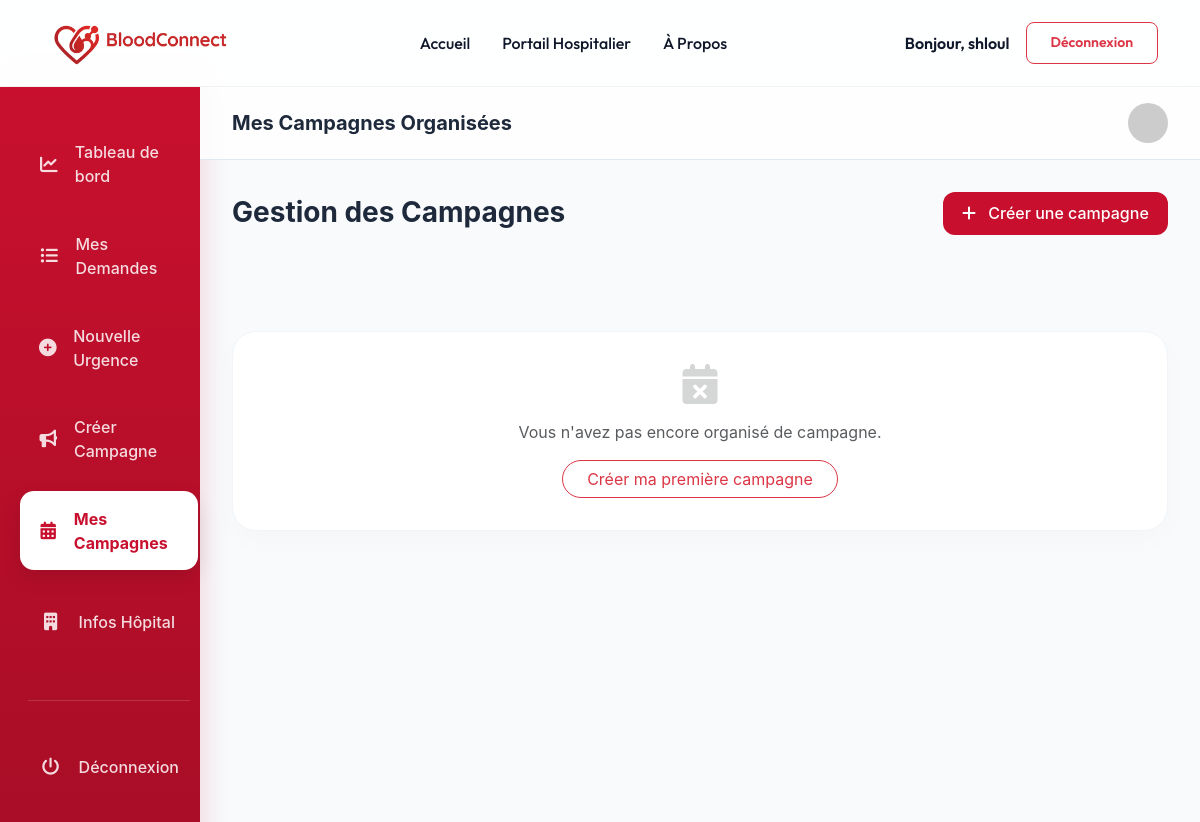
The app's page /campagnes/mes_campagnes/ (signed in), older data.
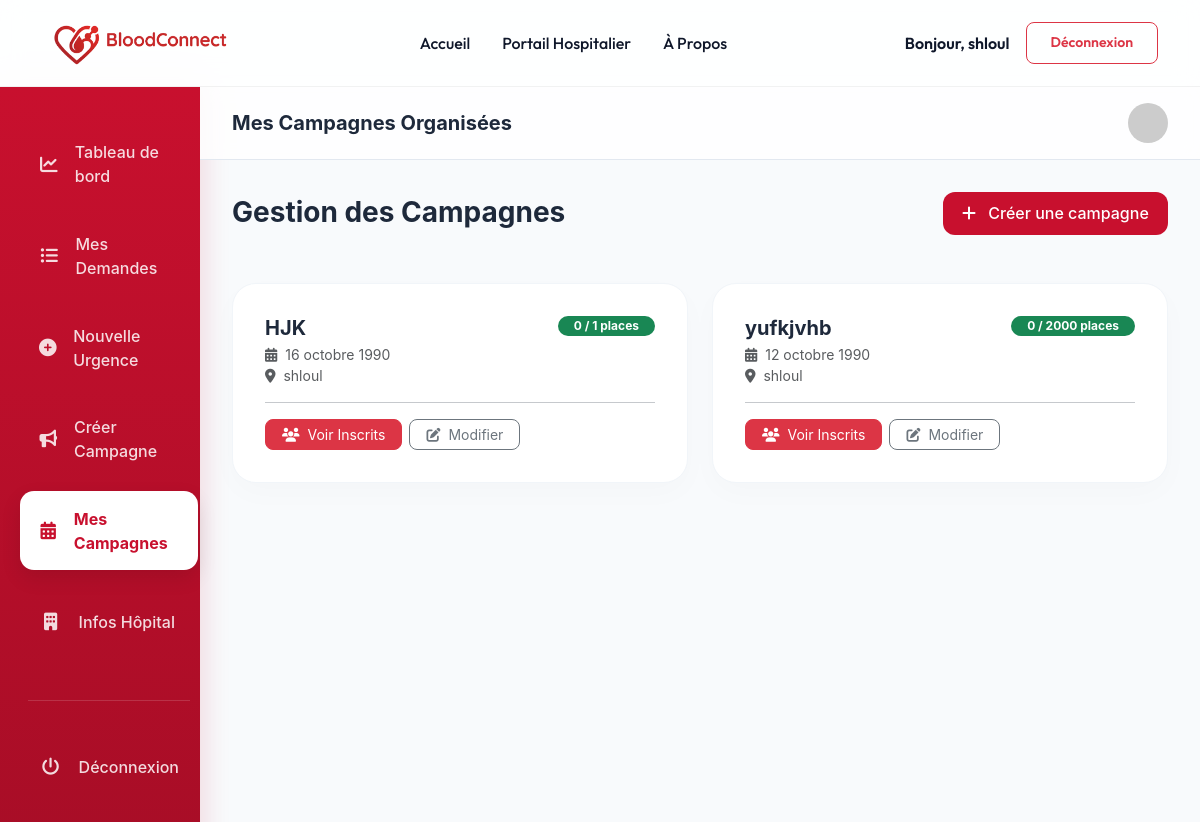
The same page, newer data.
### campagnes/models.py (models this page shows, shortened)
class Campagne(models.Model):
    hopital = models.ForeignKey('comptes.Hopital', on_delete=models.CASCADE, related_name='campagnes')
    nom = models.CharField(max_length=200)
    date = models.DateField()
    lieu = models.CharField(max_length=255)
    groupes_cibles = models.CharField(max_length=100)
    capacite_par_creneau = models.PositiveIntegerField(default=10)
    nb_creneaux = models.PositiveIntegerField(default=1)
    @property
    def capacite_totale(self):
        return self.capacite_par_creneau * self.nb_creneaux

### campagnes/views.py (the view)
# urls.py: path('mes_campagnes/', views.mes_campagnes, name='mes_campagnes'),
@login_required
def mes_campagnes(request):
    if request.user.role == 'donneur':
        inscriptions = Inscription.objects.filter(donneur=request.user.donneur).select_related('campagne')
        return render(request, 'campagnes/mes_campagnes_donneur.html', {'inscriptions': inscriptions})
    else:
        campagnes = request.user.hopital.campagnes.all().order_by('-date')
        return render(request, 'campagnes/mes_campagnes_hopital.html', {'campagnes': campagnes})

### campagnes/templates/campagnes/mes_campagnes_hopital.html (shortened to what the changed rows need)
{% load static %}
<!DOCTYPE html>
<html lang="fr">
<head>
    <link href="https://cdn.jsdelivr.net/npm/bootstrap@5.3.2/dist/css/bootstrap.min.css" rel="stylesheet">
    <link rel="stylesheet" href="https://cdnjs.cloudflare.com/ajax/libs/font-awesome/6.4.2/css/all.min.css">
</head>
<body>
    <div class="container-fluid">
        <div class="row">
            <div class="col-lg-10 p-0">
                <div class="dashboard-content">
                    <div class="row g-4">
                        {% for c in campagnes %}
                            <div class="col-md-6">
                                <div class="card-custom">
                                    <div class="d-flex justify-content-between align-items-start mb-3">
                                        <div>
                                            <h5 class="fw-bold mb-1">{{ c.nom }}</h5>
                                            <p class="text-muted small mb-0"><i class="fas fa-calendar-alt me-1"></i> {{ c.date|date:"d F Y" }}</p>
                                            <p class="text-muted small mb-0"><i class="fas fa-map-marker-alt me-1"></i> {{ c.lieu }}</p>
                                        </div>
                                        <span class="badge {% if c.capacite_totale > c.inscriptions.count %}bg-success{% else %}bg-warning{% endif %} rounded-pill px-3">
                                            {{ c.inscriptions.count }} / {{ c.capacite_totale }} places
                                        </span>
                                    </div>
                                    <hr class="my-3 opacity-25">
                                    <div class="d-flex justify-content-between align-items-center">
                                        <div class="btn-group">
                                            <a href="{% url 'inscriptions_campagne' c.pk %}" class="btn btn-sm btn-danger rounded-3 px-3 me-2">
                                                <i class="fas fa-users me-1"></i> Voir Inscrits
                                            </a>
                                            <a href="{% url 'modifier_campagne' c.pk %}" class="btn btn-sm btn-outline-secondary rounded-3 px-3">
                                                <i class="fas fa-edit me-1"></i> Modifier
                                            </a>
                                        </div>
                                    </div>
                                </div>
                            </div>
                        {% empty %}
                            <div class="col-12 text-center py-5">
                                <div class="card-custom">
                                    <i class="fas fa-calendar-times fs-1 text-muted opacity-25 mb-3"></i>
                                    <p class="text-muted">Vous n'avez pas encore organisé de campagne.</p>
                                    <a href="{% url 'creer_campagne' %}" class="btn btn-outline-danger rounded-pill px-4">Créer ma première campagne</a>
                                </div>
                            </div>
                        {% endfor %}
                    </div>
                </div>
            </div>
        </div>
    </div>
</body>
</html>

Row changes from the older to the newer data that the page shows:
added Campagne: nom "HJK", date "16 octobre 1990", lieu "shloul", inscriptions.count "0", capacite_totale "1"
added Campagne: nom "yufkjvhb", date "12 octobre 1990", lieu "shloul", inscriptions.count "0", capacite_totale "2000"
Text that changed along with them:
text no longer shown: "Vous n'avez pas encore organisé de campagne. Créer ma première campagne"
